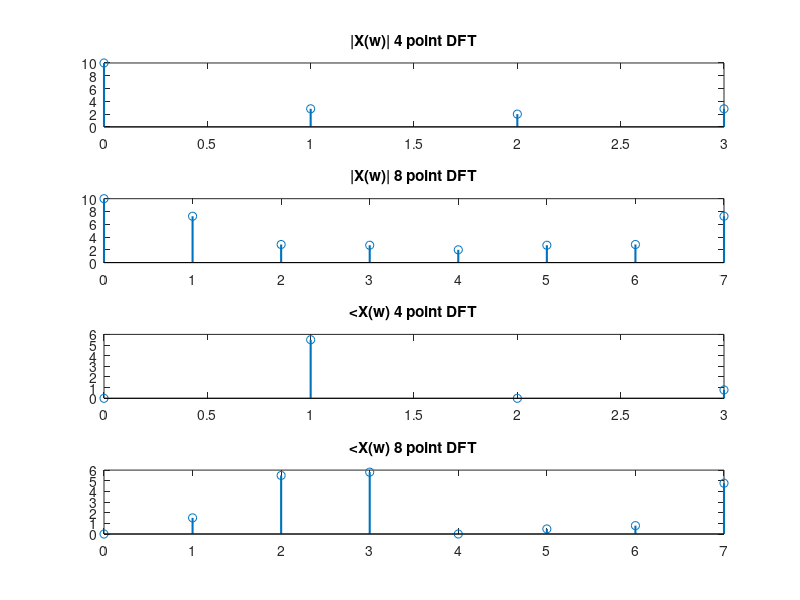

Recreate this plot in MATLAB.
x=[1 2 3 4];
N=length(x);
X=zeros(1,4);
for k=0:3
 for n=1:4
 X(k+1)=X(k+1)+(x(n)*exp(-1i*2*pi*k*(n-1)/N));
 end
end
k=0:3;
subplot(4,1,1);
stem(k,abs(X),'linewidth',1.5);
title('|X(w)| 4 point DFT');
subplot(4,1,3);
P=atan(imag(X)./real(X));
for i=1:4
if P(i)<0
 P(i)=P(i)+(2*pi);
end
end 
stem(k,P,'linewidth',1.5);
title('<X(w) 4 point DFT');
x=[1 2 3 4 0 0 0 0];
N=length(x);
X=zeros(1,8);
for k=0:7
 for n=1:8
 X(k+1)=X(k+1)+(x(n)*exp(-1i*2*pi*k*(n-1)/N));
 end
end
k=0:(N-1);
subplot(4,1,2);
stem(k,abs(X),'linewidth',1.5);
title('|X(w)| 8 point DFT');
h2(2)=subplot(4,1,4);
P=atan(imag(X)./real(X));
for i=1:8
if P(i)<0
 P(i)=P(i)+(2*pi);
end
end 
stem(k,P,'linewidth',1.5);
title('<X(w) 8 point DFT');
